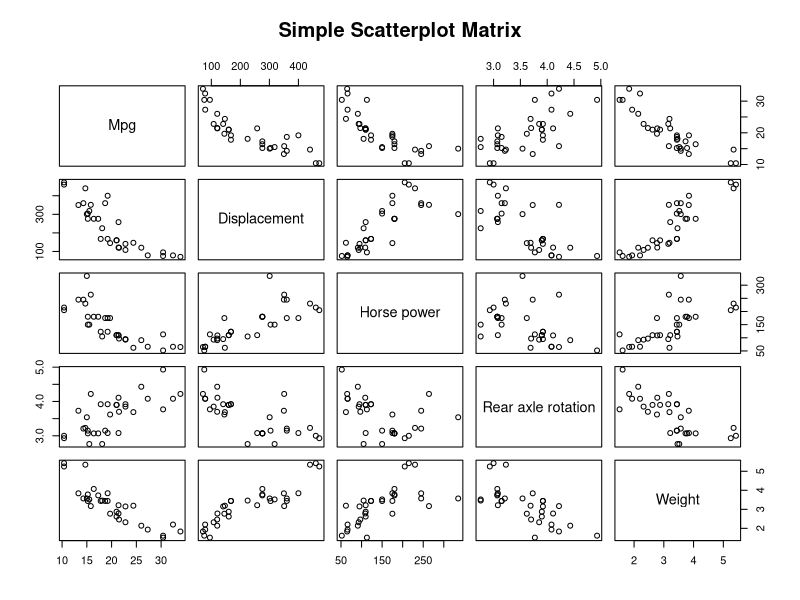
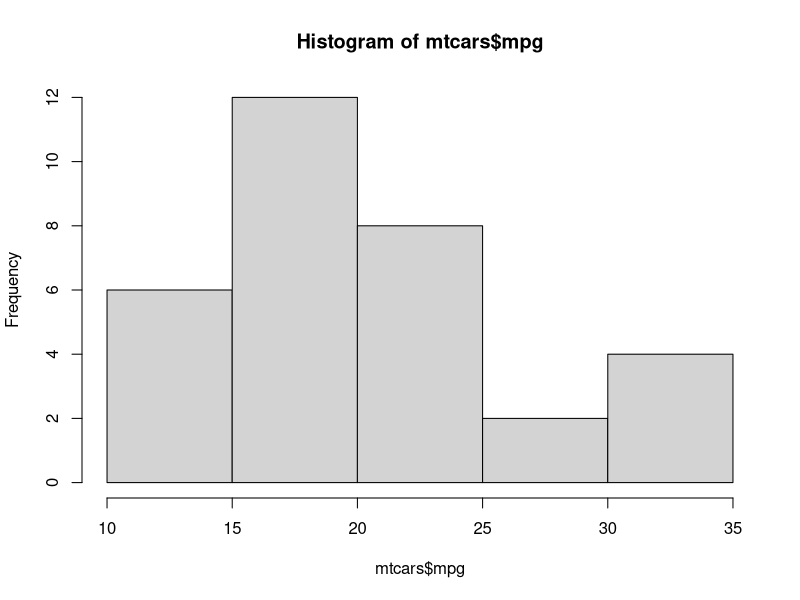
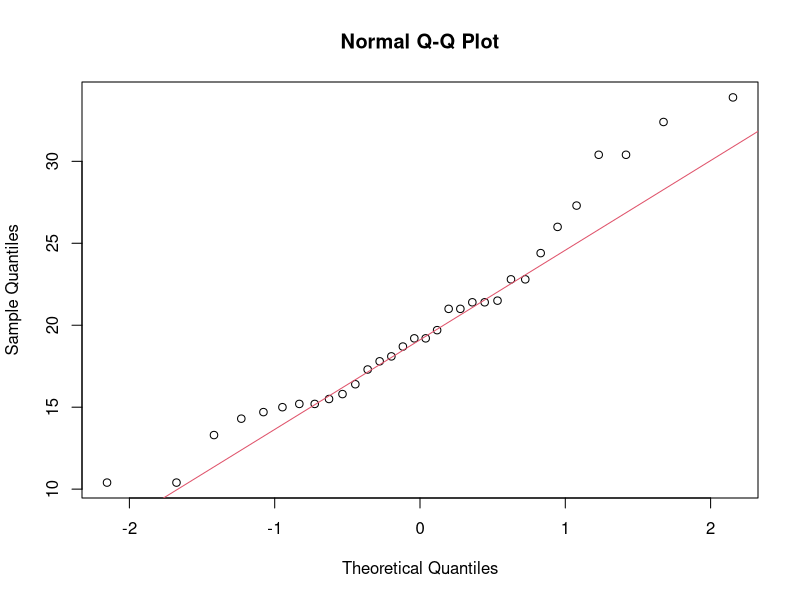
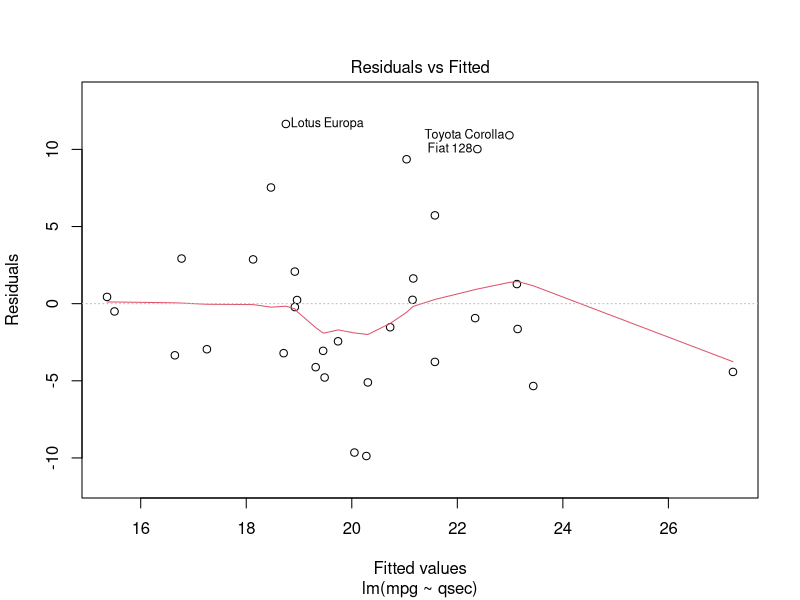
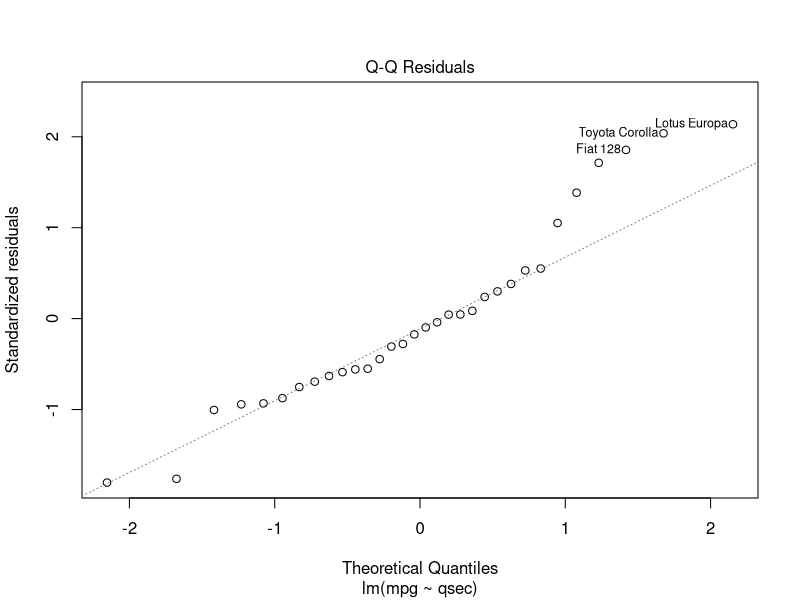
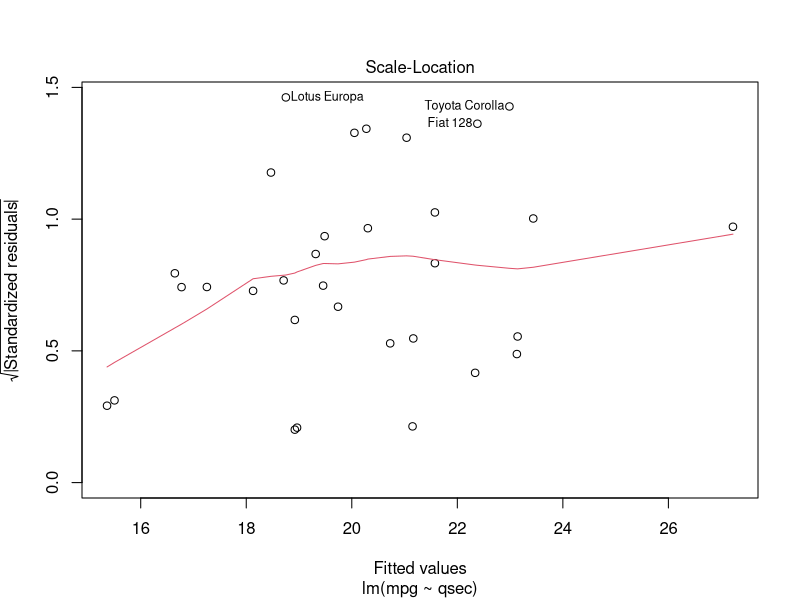
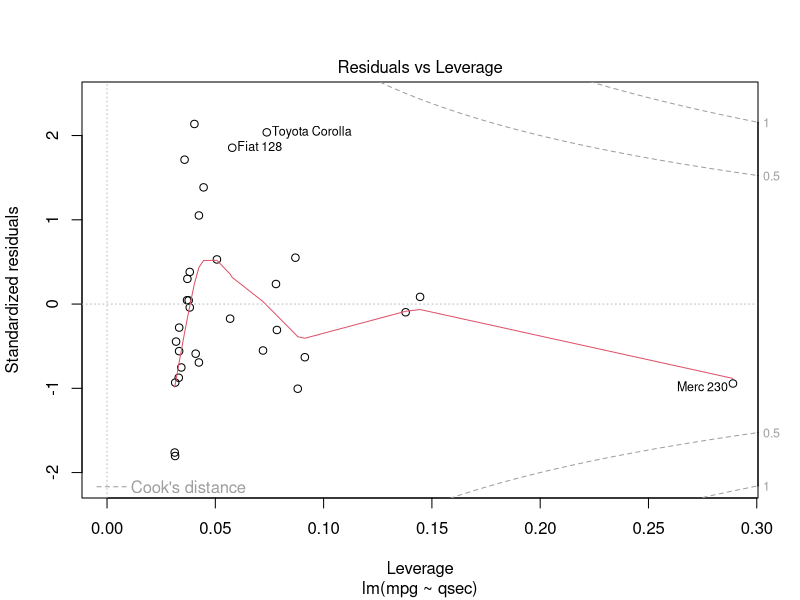
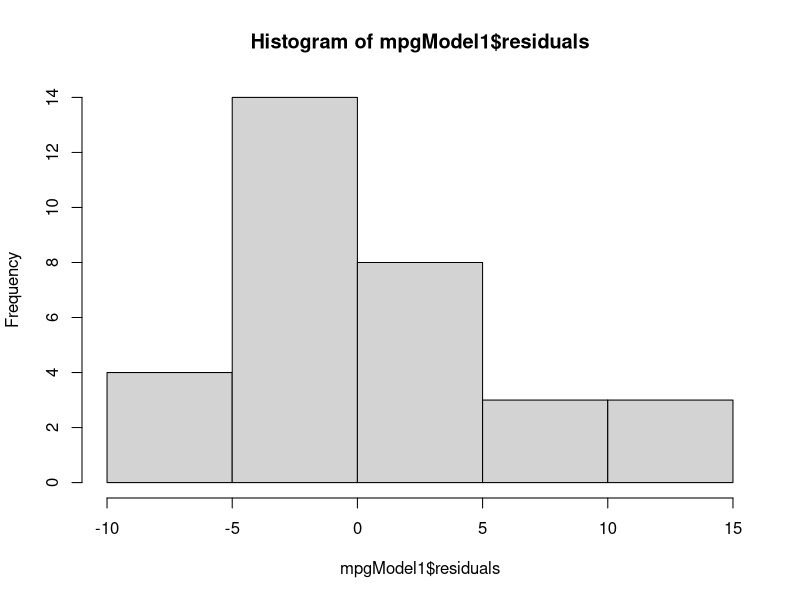

The R source for these figures, in order:
# Code to run & test ols regression models ----
# code by: b.anderson@soton.ak.uk (@dataknut)
# This is a good resource: http://socserv.socsci.mcmaster.ca/jfox/Courses/Brazil-2009/index.html

# R has a very useful built-in dataset called mtcars
# http://stat.ethz.ch/R-manual/R-devel/library/datasets/html/mtcars.html

# A data frame with 32 observations on 11 variables.
# [, 1] 	mpg 	Miles/(US) gallon
# [, 2] 	cyl 	Number of cylinders
# [, 3] 	disp 	Displacement (cu.in.)
# [, 4] 	hp 	Gross horsepower
# [, 5] 	drat 	Rear axle ratio
# [, 6] 	wt 	Weight (1000 lbs)
# [, 7] 	qsec 	1/4 mile time
# [, 8] 	vs 	V/S
# [, 9] 	am 	Transmission (0 = automatic, 1 = manual)
# [,10] 	gear 	Number of forward gears
# [,11] 	carb 	Number of carburetors 

rm(list = ls()) 
# Load required packages ----
x <- c("rms", # more regression tools
       "car" # regression tools
       )
       
# do this to install them first if needed
#install.packages(x)
print("Loading required packages")

# be careful - this will return a FALSE if a package doesn't load but the script will NOT stop!
lapply(x, require, character.only = T)


# Load mtcars ----
mtcars <- mtcars

summary(mtcars)

# Examine dataset ----
names(mtcars)
pairs(~mpg+disp+hp+drat+wt,labels=c(
  "Mpg","Displacement","Horse power", 
  "Rear axle rotation","Weight"), data=mtcars, main="Simple Scatterplot Matrix")

# establish normality of mpg (outcome variable of interest)
hist(mtcars$mpg)
qqnorm(mtcars$mpg); qqline(mtcars$mpg, col = 2)

shapiro.test(mtcars$mpg)
# if p > 0.05 => normal 
# is it? Beware: shapiro-wilks is less robust as N -> 

# Model with 1 term predicting mpg ----
# qsec = time to go 1/4 mile from stationary
mpgModel1 <- lm(mpg ~ qsec, mtcars)

# results?
summary(mpgModel1)

# Diagnostics ----

plot(mpgModel1)

# normality of residuals
hist(mpgModel1$residuals)

qqnorm(mpgModel1$residuals); qqline(mpgModel1$residuals, col = 2)

shapiro.test(mpgModel1$residuals)

# it is usual to do these checks for standardised residuals - but the results are the same
# add casewise diagnostics back into dataframe
mtcars$studentised.residuals <- rstudent(mpgModel1)

qqnorm(mtcars$studentised.residuals); qqline(mtcars$studentised.residuals, col = 2)

shapiro.test(mtcars$studentised.residuals)

# if p > 0.05 => normal 
# is it?
# But don't rely on the test espcially with large n

# The 'car' package has some nice graphs to help here
qqPlot(mpgModel1) # shows default 95% CI
spreadLevelPlot(mpgModel1)
# Do we think the variance of the residuals is constant?
# Did the plot suggest a transformation? If so, why?

# autocorrelation/independence of errors
durbinWatsonTest(mpgModel1)
# if p < 0.05 then a problem as implies autocorrelation
# what should we conclude? Why? Could you have spotted that in the model summary?

# homoskedasticity
plot(mtcars$mpg,mpgModel1$residuals)
abline(h = mean(mpgModel1$residuals), col = "red") # add the mean of the residuals (yay, it's zero!)

# formal test
ncvTest(mpgModel1)
# if p > 0.05 then there is heteroskedasticity
# what do we conclude from the tests?

# go back to the model - what can we conclude from it?
summary(mpgModel1)

# Model with more than 1 term ----

# So our model was mostly OK (one violated assumption?) but the r sq was quite low. 
# Maybe we should add the car's weight?

# wt = weight of car
mpgModel2 <- lm(mpg ~ qsec + wt, mtcars)

# results?
summary(mpgModel2)

# Diagnostics ----
# we whould run the same checks e.g.:
qqPlot(mpgModel2) # shows default 95% CI
spreadLevelPlot(mpgModel2)

# but also
# additional assumption checks (now there are 2 predictors)

# collinearity
vif(mpgModel2)
# if any values > 10 -> problem

# tolerance
1/vif(mpgModel2)
# if any values < 0.2 -> possible problem
# if any values < 0.1 -> definitely a problem

# autocorrelation/independence of errors
durbinWatsonTest(mpgModel2)
# if p < 0.05 then a problem as implies autocorrelation

# comparing models
# as a reminder:
summary(mpgModel1)
summary(mpgModel2)

# test significant difference between models
anova(mpgModel1, mpgModel2)
# what should we conclude from that?

# Reporting OLS results with confidence intervals ----
# The p values tell you whether the 'effect' (co-efficient) is statistically significant 
# Only you can decide if it is IMPORTANT!

# It is usually better to calculate and inspect confidence intervals for your estimates
# This indicates:
# - statistical significance (if the CIs do not include 0) - just like the p value
# - precision - the width of the CIs shows you how precise your estimate it

# you can calculate them using the standard error (s.e.) from the summary:
# lower = estimate - (s.e.*1.96) 
# upper = estimate + (s.e.*1.96)
# just like for t tests etc (in fact this _is_ a t test!!)
# Or use confint() which is more precise

# print out the summaries again and calculate 95% confidence intervals each time

# Model 1
# use confint to report confidence intervals with bonferroni corrected level
bc_p1 <- 0.05/length(mpgModel1$coefficients)

# save results as log odds
# the cbind function simply 'glues' the columns together side by side
mpgModel1Results_bf <- cbind(Coef = coef(mpgModel1), 
                              confint(mpgModel1, level = 1 - bc_p1))
mpgModel1Results_bf

# Model 2
# use confint to report confidence intervals with bonferroni corrected level
bc_p2 <- 0.05/length(mpgModel2$coefficients)

# save results as log odds
# the cbind function simply 'glues' the columns together side by side
mpgModel2Results_bf <- cbind(Coef = coef(mpgModel2), 
                            confint(mpgModel2, level = 1 - bc_p2))

mpgModel2Results_bf